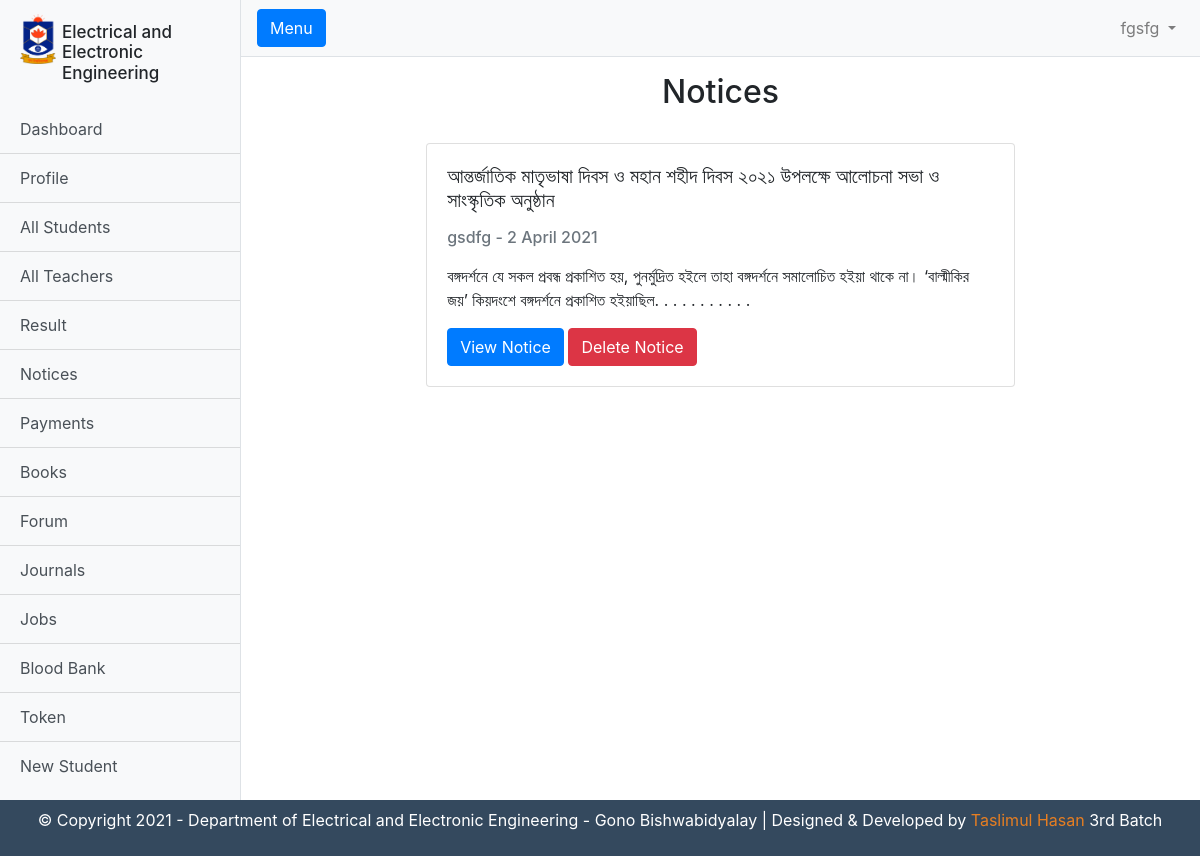
Page /admin/allnotice.php (signed in) on the committed database.
### tables this page shows
CREATE TABLE `teachers` (
  `id` int(11) NOT NULL,
  `full_name` varchar(255) DEFAULT NULL,
  `fathers_name` varchar(255) DEFAULT NULL,
  `mothers_name` varchar(255) DEFAULT NULL,
  `dob` date NOT NULL,
  `gender` varchar(255) DEFAULT NULL,
  `present_adress` varchar(255) DEFAULT NULL,
  `permanent_adress` varchar(255) DEFAULT NULL,
  `blood_group` varchar(255) DEFAULT NULL,
  `my_phone_number` varchar(255) DEFAULT NULL,
  `position` varchar(255) NOT NULL,
  `email` varchar(255) DEFAULT NULL,
  `password` varchar(255) DEFAULT NULL,
  `img` varchar(255) NOT NULL
);

CREATE TABLE `notices` (
  `id` int(11) NOT NULL,
  `title` varchar(266) NOT NULL,
  `content` longtext NOT NULL,
  `auther` varchar(255) NOT NULL,
  `date` varchar(255) NOT NULL,
  `noticeid` varchar(255) NOT NULL,
  `files` varchar(255) NOT NULL
);

### admin/logic.php (called while the page is built)
<?php
$email= $_SESSION["email"];
$dbmain = $connection -> query("SELECT * FROM teachers WHERE email = '$email'");
$db = mysqli_fetch_array($dbmain);
?>

### admin/allnotice.php (the view, shortened to what this page needs)
<?php
 require_once("templete-parts/header.php");
 $dbn = mysqli_query($connection, "SELECT * FROM notices ORDER BY id DESC");
 ?>
         <div class="container-fluid">
             <h2 class= "m-3 text-center" >Notices</h2>
         </div>
         <div class="row m-3">
             <div class="col-sm-10 m-auto">
             <?php
             foreach($dbn as $line){ ?>
         <div class="col-sm-10 m-auto">
           <div class="card mt-3">
             <div class="card-body">
                 <h5 class="card-title"><?php echo $line['title']; ?></h5>
                 <h6 class="card-subtitle my-3 text-muted"><?php echo $line['auther'] . " - " . $line['date']; ?></h6>
                 <p class="card-text"><?php
                 $con1 = $line["content"];
                 $con2=explode(" ",$con1);
                 $con3=array_slice($con2,0,20);
                 $finalcon =implode(" ",$con3);
                 echo  $finalcon . ". . . . . . . . . . .";?></p>
                 <a href="viewnotice.php?id=<?php echo $line['noticeid'];?>" class="btn btn-primary">View Notice</a>
                 <a href="deletenotice.php?id=<?php echo $line['noticeid'];?>" class="btn btn-danger">Delete Notice</a>
             </div>
           </div>
         </div>
               <?php }?>
             </div>
         </div>
 <?php require_once("templete-parts/footer.php");?>

### admin/templete-parts/header.php (shortened to what this page needs)
<?php
require_once("../rprocess.php");
require_once("./logic.php");
?>
<!DOCTYPE html>
<html lang="en">
<head>
  <link href="vendor/bootstrap/css/bootstrap.min.css" rel="stylesheet">
  <link href="css/sidebar.css" rel="stylesheet">
  <link rel="stylesheet" href="style.css" class="css">
</head>
<body>
  <div class="d-flex" id="wrapper">
    <div class="bg-light border-right" id="sidebar-wrapper">
      <div class="sidebar-heading">
        <img src="img/logo.png" alt="" class="logo">
        <h1 class="head">Electrical and Electronic Engineering</h1>
      </div>
      <div class="list-group list-group-flush">
        <a href="index.php" class="list-group-item list-group-item-action bg-light">Dashboard</a>
        <a href="profile.php" class="list-group-item list-group-item-action bg-light">Profile</a>
        <a href="students.php" class="list-group-item list-group-item-action bg-light">All Students</a>
        <a href="teachers.php" class="list-group-item list-group-item-action bg-light">All Teachers</a>
        <a href="result.php" class="list-group-item list-group-item-action bg-light">Result</a>
        <a href="notices.php" class="list-group-item list-group-item-action bg-light">Notices</a>
        <a href="payments.php" class="list-group-item list-group-item-action bg-light">Payments</a>
        <a href="books.php" class="list-group-item list-group-item-action bg-light">Books</a>
        <a href="forum.php" class="list-group-item list-group-item-action bg-light">Forum</a>
        <a href="journal.php" class="list-group-item list-group-item-action bg-light">Journals</a>
        <a href="jobs.php" class="list-group-item list-group-item-action bg-light">Jobs</a>
        <a href="blood.php" class="list-group-item list-group-item-action bg-light">Blood Bank</a>
        <a href="token.php" class="list-group-item list-group-item-action bg-light">Token</a>
        <a href="new_student.php" class="list-group-item list-group-item-action bg-light">New Student</a>
      </div>
    </div>
    <div id="page-content-wrapper">
      <nav class="navbar navbar-expand-lg navbar-light bg-light border-bottom">
        <button class="btn btn-primary" id="menu-toggle">Menu</button>
        <div class="collapse navbar-collapse" id="navbarSupportedContent">
          <ul class="navbar-nav ml-auto mt-2 mt-lg-0">
            <li class="nav-item dropdown">
              <a class="nav-link dropdown-toggle" href="#" id="navbarDropdown" role="button" data-toggle="dropdown" aria-haspopup="true" aria-expanded="false">
                <?php echo $db["full_name"];?>
              </a>
            </li>
          </ul>
        </div>
      </nav>

### admin/css/sidebar.css (style rules this page uses)
#wrapper { overflow-x: hidden; }
#sidebar-wrapper { min-height: 100vh; margin-left: -15rem; -webkit-transition: margin .25s ease-out; -moz-transition: margin .25s ease-out; -o-transition: margin .25s ease-out; transition: margin .25s ease-out; }
#sidebar-wrapper .sidebar-heading { padding: 0.875rem 1.25rem; font-size: 1.2rem; }
#sidebar-wrapper .list-group { width: 15rem; }
#page-content-wrapper { min-width: 100vw; }
@media (min-width: 768px) { #sidebar-wrapper { margin-left: 0; } }
@media (min-width: 768px) { #page-content-wrapper { min-width: 0; width: 100%; } }

### admin/style.css (style rules this page uses)
.logo { max-height: 50px; float: left; max-width: 3vw; }
.head { float: left; font-size: 17px; overflow: hidden; max-width: 11vw; margin-left: .5vw; margin-top: 1vh; }
.sidebar-heading { padding-right: 0px !important; overflow: hidden; }

### rows in the picture
teachers: full_name "fgsfg"
notices: title "আন্তর্জাতিক মাতৃভাষা দিবস ও মহান শহীদ দিবস ২০২১ উপলক্ষে আলোচনা সভা ও সাংস্কৃতিক অনুষ্ঠান", auther "gsdfg", date "2 April 2021", finalcon "বঙ্গদর্শনে যে সকল প্রবন্ধ প্রকাশিত হয়, পুনর্মুদ্রিত হইলে তাহা বঙ্গদর্শনে সমালোচিত হইয়া থাকে না। ‘বাল্মীকির জয়’ কিয়দংশে বঙ্গদর্শনে প্রকাশিত হইয়াছিল"
